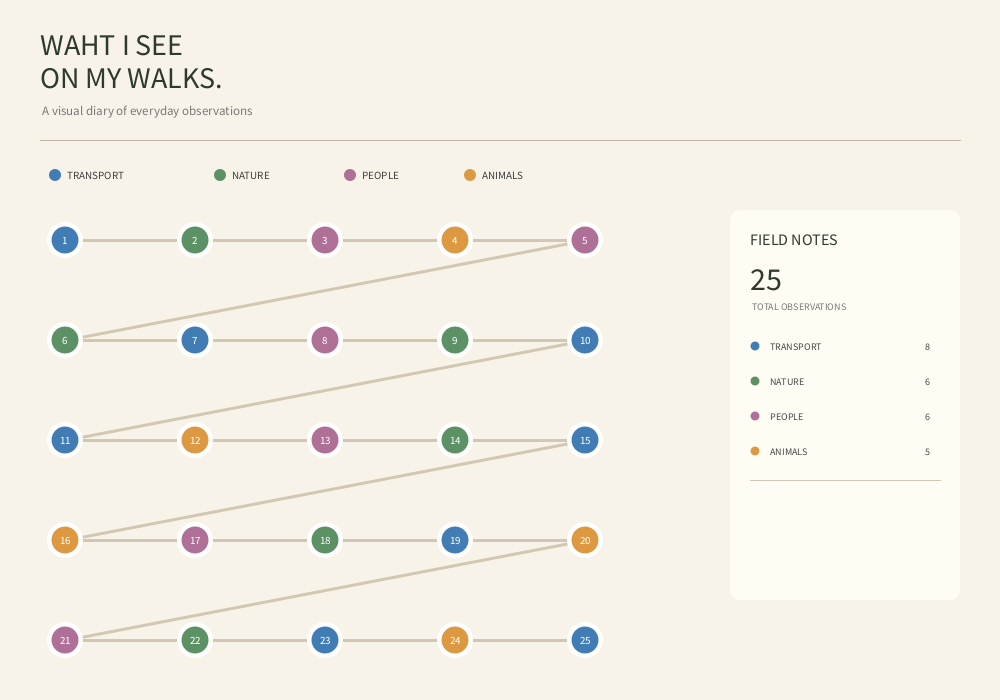
Frame 1 (no input)
Frame 60 (the mouse pressed at the canvas centre just before this capture): identical to frame 1, image omitted
Frame 120 (the mouse held since frame 60 and released just before this capture): identical to frame 1, image omitted

The Processing sketch that drew this single still picture (run headless with seeded random() and noise(); from frame 60 on, the mouse is pressed at the canvas centre):

// Processing sketch: DearData100
// ── DearData100.pde

ArrayList<Observation> observations = new ArrayList<Observation>();
Observation selected = null;

// Category colours
color transport = color(65, 125, 180);
color nature = color(91, 145, 100);
color people = color(174, 112, 151);
color animals = color(220, 153, 65);

void setup() {
  size(1000, 700);
  smooth();
  surface.setTitle("Walking Through the Ordinary");
  loadData();
}

void draw() {
  background(247, 243, 232);

  drawHeading();
  drawLegend();
  drawRoute();
  drawObservations();
  drawPanel();
}

// ADD OBSERVATIONS

void loadData() {
  addObservation(1, "23-10-2026", "transport", "Bicycle locked on railing");
  addObservation(2, "23-10-2026", "nature", "Yellow leaves on tree");
  addObservation(3, "23-10-2026", "people", "Person walking with football");
  addObservation(4, "23-10-2026", "animals", "Squirrel climbing tree");
  addObservation(5, "25-10-2026", "people", "Person jogging in park");
  addObservation(6, "25-10-2026", "nature", "Fallen leaves on pavement");
  addObservation(7, "25-10-2026", "transport", "Car parked on street");
  addObservation(8, "26-10-2026", "people", "Person sitting on a bench");
  addObservation(9, "26-10-2026", "nature", "Fallen branch on ground");
  addObservation(10, "26-10-2026", "transport", "Bus at bus stop");
  addObservation(11, "26-10-2026", "transport", "Car at traffic light");
  addObservation(12, "26-10-2026", "animals", "Bird sitting on tree branch");
  addObservation(13, "31-10-2026", "people", "Person running with headphones");
  addObservation(14, "31-10-2026", "nature", "Clouds covering the sky");
  addObservation(15, "31-10-2026", "transport", "Bicycle leaning against wall");
  addObservation(16, "31-10-2026", "animals", "Bird walking on pavement");
  addObservation(17, "03-11-2026", "people", "Person carrying shopping bags");
  addObservation(18, "03-11-2026", "nature", "Plants growing beside wall");
  addObservation(19, "03-11-2026", "transport", "Car parked in driveway");
  addObservation(20, "03-11-2026", "animals", "Cat walking on pavement");

  // NEW OBSERVATIONS

  addObservation(21, "04-11-2026", "people", "Person pushing a shopping trolley");
  addObservation(22, "04-11-2026", "nature", "Flowers growing beside pavement");
  addObservation(23, "04-11-2026", "transport", "Delivery van parked outside a house");
  addObservation(24, "04-11-2026", "animals", "Cat walking on grass with owner");
  addObservation(25, "04-11-2026", "transport", "Bus driving on main road");
}

void addObservation(int id, String date, String category, String description) {
  observations.add(new Observation(id, date, category, description));
}

// HEADING

void drawHeading() {
  fill(47, 58, 47);
  textAlign(LEFT);
  textSize(30);
  text("WAHT I SEE", 40, 55);
  text("ON MY WALKS.", 40, 88);

  fill(120);
  textSize(13);
  text("A visual diary of everyday observations", 42, 115);

  stroke(190, 180, 159);
  line(40, 140, 960, 140);
  noStroke();
}

// CATEGORY LEGEND

void drawLegend() {
  drawLegendItem(transport, "TRANSPORT", 55, 175);
  drawLegendItem(nature, "NATURE", 220, 175);
  drawLegendItem(people, "PEOPLE", 350, 175);
  drawLegendItem(animals, "ANIMALS", 470, 175);
}

void drawLegendItem(color c, String label, int x, int y) {
  fill(c);
  ellipse(x, y, 12, 12);

  fill(60);
  textSize(11);
  textAlign(LEFT);
  text(label, x + 12, y + 4);
}

// WALKING ROUTE

float getX(int i) {
  return 65 + (i % 5) * 130;
}

float getY(int i) {
  return 240 + (i / 5) * 100;
}

void drawRoute() {
  stroke(210, 199, 178);
  strokeWeight(3);
  noFill();

  for (int i = 0; i < observations.size() - 1; i++) {
    line(getX(i), getY(i), getX(i + 1), getY(i + 1));
  }

  strokeWeight(1);
  noStroke();
}

// DISPLAY OBSERVATIONS

void drawObservations() {
  for (int i = 0; i < observations.size(); i++) {
    Observation item = observations.get(i);

    item.x = getX(i);
    item.y = getY(i);

    item.display();
  }
}

// CATEGORY COLOURS

color categoryColour(String category) {
  if (category.equals("transport")) return transport;
  if (category.equals("nature")) return nature;
  if (category.equals("people")) return people;
  if (category.equals("animals")) return animals;

  return color(130);
}

// CATEGORY STATISTICS

int countCategory(String category) {
  int total = 0;

  for (Observation item : observations) {
    if (item.category.equals(category)) {
      total++;
    }
  }

  return total;
}

// DETAILS PANEL

void drawPanel() {
  fill(255, 252, 243);
  noStroke();
  rect(730, 210, 230, 390, 12);

  fill(47, 58, 47);
  textSize(16);
  textAlign(LEFT);
  text("FIELD NOTES", 750, 245);

  textSize(32);
  text(observations.size(), 750, 290);

  fill(120);
  textSize(10);
  text("TOTAL OBSERVATIONS", 752, 310);

  drawStat("TRANSPORT", transport, countCategory("transport"), 350);
  drawStat("NATURE", nature, countCategory("nature"), 385);
  drawStat("PEOPLE", people, countCategory("people"), 420);
  drawStat("ANIMALS", animals, countCategory("animals"), 455);

  stroke(210, 200, 181);
  line(750, 480, 940, 480);
  noStroke();

  if (selected != null) {
    drawSelected();
  }
}

void drawStat(String label, color c, int total, int y) {
  fill(c);
  ellipse(755, y - 4, 9, 9);

  fill(70);
  textSize(10);
  textAlign(LEFT);
  text(label, 770, y);

  textAlign(RIGHT);
  text(total, 930, y);
}

// SELECTED OBSERVATION

void drawSelected() {
  fill(categoryColour(selected.category));
  textAlign(LEFT);
  textSize(11);
  text("OBSERVATION #" + selected.id, 750, 515);

  fill(47, 58, 47);
  textSize(14);
  text(selected.category.toUpperCase(), 750, 545);

  fill(120);
  textSize(11);
  text(selected.date, 750, 570);

  fill(60);
  textSize(12);
  textAlign(LEFT, TOP);
  text(selected.description, 750, 580, 190, 65);
}

// CLICK INTERACTION

void mousePressed() {
  selected = null;

  for (Observation item : observations) {
    if (dist(mouseX, mouseY, item.x, item.y) < 22) {
      selected = item;
      break;
    }
  }
}

// OBSERVATION CLASS

class Observation {
  int id;
  String date;
  String category;
  String description;

  float x, y;

  Observation(int id, String date, String category, String description) {
    this.id = id;
    this.date = date;
    this.category = category;
    this.description = description;
  }

  void display() {
    color accent = categoryColour(category);

    if (selected == this) {
      fill(accent, 70);
      noStroke();
      ellipse(x, y, 50, 50);
    }

    fill(255);
    noStroke();
    ellipse(x, y, 36, 36);

    fill(accent);
    ellipse(x, y, 27, 27);

    fill(255);
    textAlign(CENTER, CENTER);
    textSize(11);
    text(id, x, y);
  }
}
